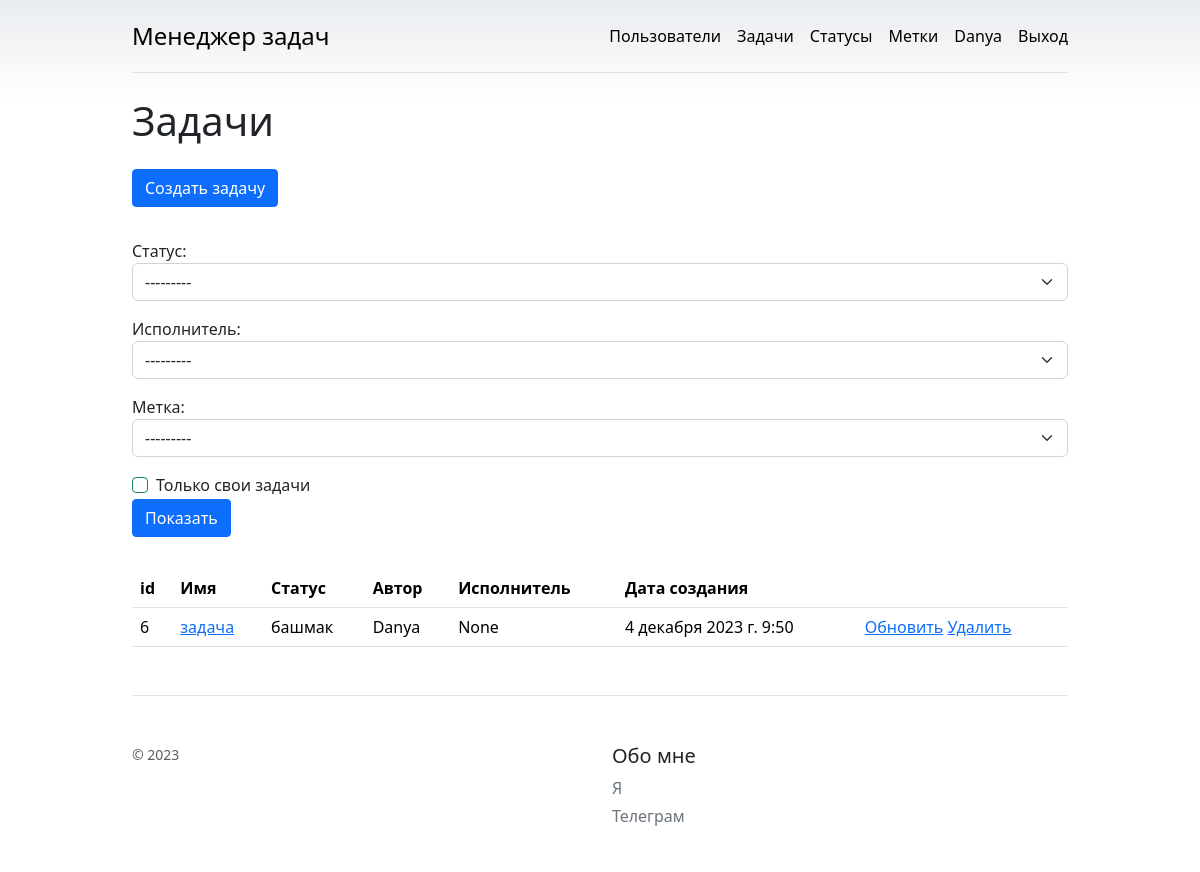
Page /tasks/ (signed in) on the earlier database version.
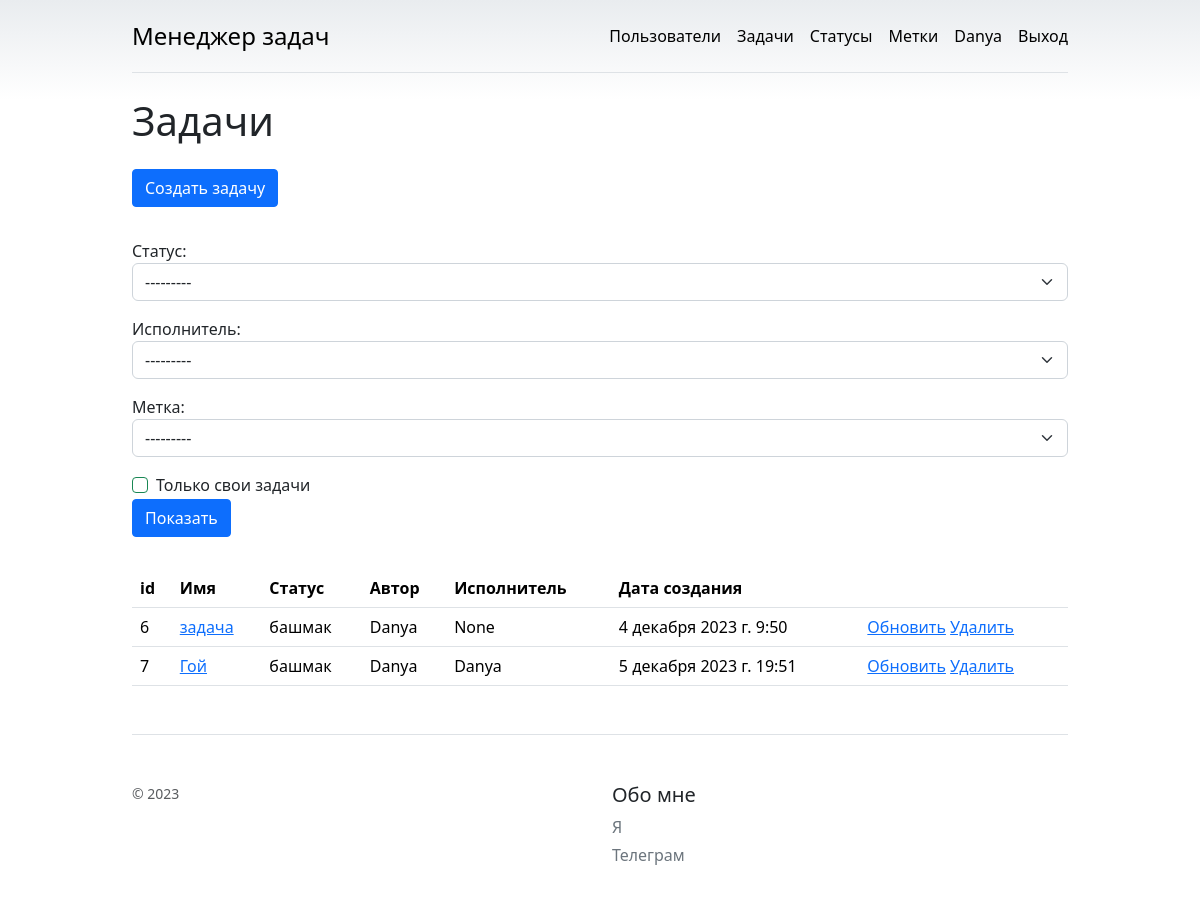
Same page on the later database version.
### task_manager/tasks/models.py (models this page shows)
class Task(models.Model):
    name = models.CharField(max_length=75)
    description = models.CharField(max_length=500, blank=True)
    status = models.ForeignKey(Status, on_delete=models.PROTECT)
    executor = models.ForeignKey(User, blank=True, on_delete=models.SET_NULL, null=True)
    author = models.ForeignKey(User, on_delete=models.PROTECT, related_name='author')
    timestamp = models.DateTimeField(auto_now_add=True)
    labels = models.ManyToManyField(Label, blank=True, related_name='tasks', through='TasLab')

### task_manager/statuses/models.py (models this page shows)
class Status(models.Model):
    name = models.CharField(max_length=75)
    timestamp = models.DateTimeField(auto_now_add=True)
    def __str__(self) -> str:
        return self.name

### task_manager/tasks/views.py (the view)
# urls.py: path('', views.IndexView.as_view(), name='index'),
class IndexView(LoginRequiredMixin, View):
    permission_denied_message = 'Необходимо войти или зарегестрироваться'
    def get(self, request, *args, **kwargs):
        print(request.GET)
        f = TaskFilter(request.GET, request=request, queryset=Task.objects.all())
        return render(request, 'tasks/index.html', {'filter': f})

### task_manager/labels/models.py (called while the page is built)
    def __str__(self) -> str:
        return self.name

### task_manager/tasks/filter.py (called while the page is built)
    @property
    def qs(self):
        parent = super().qs
        if self.request.GET.dict().get('self_tasks', None) == 'on':
            author = getattr(self.request, 'user', None)
            return parent.filter(author=author)
        return parent

### task_manager/templates/tasks/index.html (shortened to what this page needs)
{% extends "base.html" %}
{% load django_bootstrap5 %}
{% load i18n %}
{% block content %}
<h1 class="h1 my-4">
  {% translate "Tasks" %}
</h1>
<a class="btn btn-primary mb-3" href="{% url "tasks:create" %}">{% translate 'Task create' %}</a>
<form method="get">
  {{ filter.form.as_p }}
  <div class="form-check">
    {% if request.GET.self_tasks %}
    <input type="checkbox" name="self_tasks" class="form-check-input is-valid" id="id_self_tasks" checked>
    {% else %}
    <input type="checkbox" name="self_tasks" class="form-check-input is-valid" id="id_self_tasks">
    {% endif %}
    <label class="" for="id_self_tasks">Только свои задачи</label>
  </div>
  <input type="submit" class="btn btn-primary mb-3" value='Показать' />
</form>
<table class="table">
    <thead>
      <tr>
        <th scope="col">id</th>
        <th scope="col">{% translate "Name" %}</th>
        <th scope="col">{% translate "Status" %}</th>
        <th scope="col">{% translate "Author" %}</th>
        <th scope="col">{% translate "Executor" %}</th>
        <th scope="col">{% translate "Date of creation" %}</th>
        <th scope="col"></th>
      </tr>
    </thead>
    <tbody>
    {% for task in filter.qs %}
      <tr>
        <td>{{ task.id }}</td>
        <td><a href="{% url 'tasks:show' pk=task.id %}">{{ task.name }}</a></td>
        <td>{{ task.status }}</td>
        <td>{{ task.author }}</td>
        <td>{{ task.executor }}</td>
        <td>{{ task.timestamp }}</td>
        <td>
            <a href="{% url 'tasks:update' pk=task.id %}">{% translate 'Update'%}</a>
            <a href="{% url 'tasks:delete' pk=task.id %}">{% translate 'Delete'%}</a>
        </td>
      </tr>
    {% endfor %}
    </tbody>
  </table>
{% endblock content %}

### task_manager/templates/base.html (shortened to what this page needs)
{% load django_bootstrap5 %}
{% bootstrap_css %}
{% load i18n %}
<!doctype html>
<html lang="en" data-bs-theme="auto">
  <head><script src="/docs/5.3/assets/js/color-modes.js"></script>
    <link rel="stylesheet" href="https://cdn.jsdelivr.net/npm/@docsearch/css@3">
<link href="/docs/5.3/dist/css/bootstrap.min.css" rel="stylesheet">
    {% load static %}
    <link href="{% static 'css/task.css' %}" rel="stylesheet">
  </head>
  <body>
<div class="container py-3">
  <header>
    <div class="d-flex flex-column flex-md-row align-items-center pb-3 mb-4 border-bottom">
      <a href="/" class="d-flex align-items-center link-body-emphasis text-decoration-none">
        <span class="fs-4">{% translate 'Task manager' %}</span>
      </a>
      <nav class="d-inline-flex mt-2 mt-md-0 ms-md-auto">
        <a class="me-3 py-2 link-body-emphasis text-decoration-none" href="{% url 'users:index' %}">{% translate 'Users' %}</a>
        {% if request.user.is_authenticated %}
        <a class="me-3 py-2 link-body-emphasis text-decoration-none" href="{% url 'tasks:index' %}">{% translate 'Tasks' %}</a>
        <a class="me-3 py-2 link-body-emphasis text-decoration-none" href="{% url 'statuses:index' %}">{% translate 'Statuses' %}</a>
        <a class="me-3 py-2 link-body-emphasis text-decoration-none" href="{% url 'labels:index' %}">{% translate 'Labels' %}</a>
        <a class="me-3 py-2 link-body-emphasis text-decoration-none" href="{% url 'users:update' pk=user.id %}">{{ user.username }}</a>
        <a class="py-2 link-body-emphasis text-decoration-none" href="{% url 'users:logout' %}">{% translate 'Logout' %}</a>
        {% else %}
        <a class="me-3 py-2 link-body-emphasis text-decoration-none" href="{% url 'users:create' %}">{% translate 'Sign up' %}</a>
        <a class="py-2 link-body-emphasis text-decoration-none" href="{% url 'users:login' %}">{% translate 'Log in' %}</a>
        {% endif %}
      </nav>
    </div>
  </header>
  <main>
    {% block content %}{% endblock %}
  </main>
  <footer class="pt-4 my-md-5 pt-md-5 border-top">
    <div class="row">
      <div class="col-12 col-md">
        <small class="d-block mb-3 text-body-secondary">&copy; 2023</small>
      </div>
      <div class="col-6 col-md">
        <h5>{% translate 'About' %}</h5>
        <ul class="list-unstyled text-small">
          <li class="mb-1"><a class="link-secondary text-decoration-none" href="#">{% translate 'Me' %}</a></li>
          <li class="mb-1"><a class="link-secondary text-decoration-none" href="https://t.me/faridylkaaaco">{% translate 'Telegram' %}</a></li>
        </ul>
      </div>
    </div>
  </footer>
</div>
    </body>
</html>

### task_manager/static/css/task.css (style rules this page uses)
body { background-image: linear-gradient(180deg, var(--bs-secondary-bg), var(--bs-body-bg) 100px, var(--bs-body-bg)); }
p { display: block; margin-block-start: 1em; margin-block-end: 1em; margin-inline-start: 0px; margin-inline-end: 0px; }
.container { max-width: 960px; }
.btn { display: inline-block; font-weight: 400; line-height: 1.5; color: #212529; text-align: center; text-decoration: none; vertical-align: middle; cursor: pointer; -webkit-user-select: none; -moz-user-select: none; user-select: none; background-color: transparent; border: 1px solid transparent; padding: 0.375rem 0.75rem; font-size: 1rem; border-radius: 0.25rem; transition: color .15s ease-in-out,background-color .15s ease-in-out,border-color .15s ease-in-out,box-shadow .15s ease-in-out; }
.btn-primary { color: #fff; background-color: #0d6efd; border-color: #0d6efd; }
.table { --bs-table-color-type: initial; --bs-table-bg-type: initial; --bs-table-color-state: initial; --bs-table-bg-state: initial; --bs-table-color: var(--bs-emphasis-color); --bs-table-bg: var(--bs-body-bg); --bs-table-border-color: var(--bs-border-color); --bs-table-accent-bg: transparent; --bs-table-striped-color: var(--bs-emphasis-color); --bs-table-striped-bg: rgba(var(--bs-emphasis-color-rgb), 0.05); --bs-table-active-color: var(--bs-emphasis-color); --bs-table-active-bg: rgba(var(--bs-emphasis-color-rgb), 0.1); --bs-table-hover-color: var(--bs-emphasis-color); --bs-table-hover-bg: rgba(var(--bs-emphasis-color-rgb), 0.075); width: 100%; margin-bottom: 1rem; vertical-align: top; border-color: var(--bs-table-border-color); }
.mb-3 { margin-bottom: 1rem!important; }
.h1, .h2, .h3, .h4, .h5, .h6, h1, h2, h3, h4, h5, h6 { margin-top: 0; margin-bottom: 0.5rem; font-weight: 500; line-height: 1.2; }
.h1, h1 { font-size: calc(1.375rem + 1.5vw); }
.my-4 { margin-top: 1.5rem!important; margin-bottom: 1.5rem!important; }
.h5, h5 { font-size: 1.25rem; }
.text-body-secondary { --bs-text-opacity: 1; color: rgba(33, 37, 41, 0.75); }
.form-select { display: block; width: 100%; padding: 0.375rem 2.25rem 0.375rem 0.75rem; -moz-padding-start: calc(0.75rem - 3px); font-size: 1rem; font-weight: 400; line-height: 1.5; color: #212529; background-color: #fff; background-repeat: no-repeat; background-position: right 0.75rem center; background-size: 16px 12px; border: 1px solid #ced4da; border-radius: 0.375rem; transition: border-color .15s ease-in-out,box-shadow .15s ease-in-out; -webkit-appearance: none; -moz-appearance: none; appearance: none; }

Differences in the rows shown:
added Task: id "7", name "Гой", status "башмак", author "Danya", executor "Danya", timestamp "5 декабря 2023 г. 19:51"
